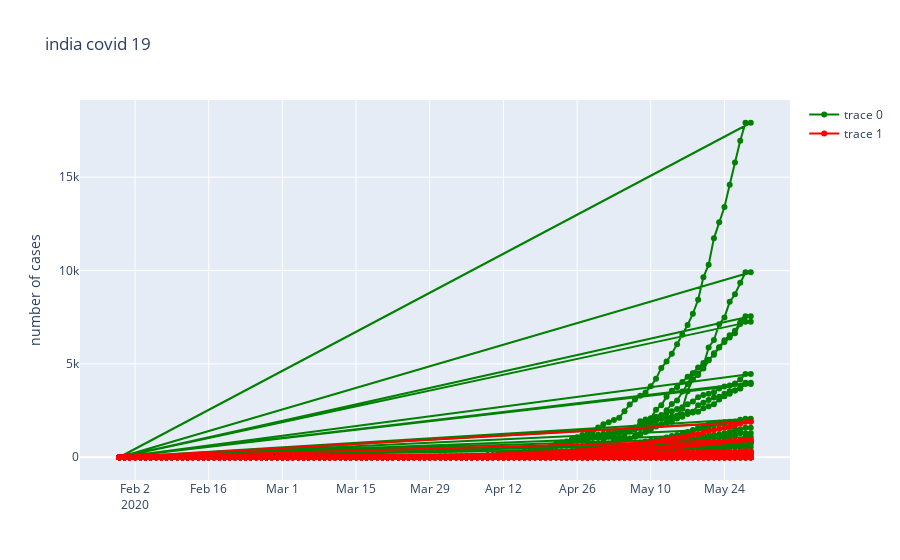

The code cell stored with this chart in its notebook:
### Code cell
fig=go.Figure()
fig.update_layout(title="india covid 19",yaxis=dict(title="number of cases"))
fig.add_trace(go.Scatter(x = dataset['Date'], y = dataset['Cured'], mode='lines+markers',line=dict(color="Green")))
fig.add_trace(go.Scatter(x =  dataset['Date'], y=dataset['Deaths'], mode ='lines+markers',line=dict(color="Red")))
fig.show()

### Figure 1 — Plotly figure (JSON) as saved in the notebook; plotly's stock layout.template omitted (floating-point values rounded to 4 significant figures; data arrays with more than 128 entries replaced by an {"elided": "..."} marker saying what was removed)
{"data": [{"line": {"color": "Green"}, "mode": "lines+markers", "type": "scatter", "x": {"elided": "4235 str values"}, "y": {"elided": "4235 int values"}}, {"line": {"color": "Red"}, "mode": "lines+markers", "type": "scatter", "x": {"elided": "4235 str values"}, "y": {"elided": "4235 int values"}}], "layout": {"title": {"text": "india covid 19"}, "yaxis": {"title": {"text": "number of cases"}}}}
